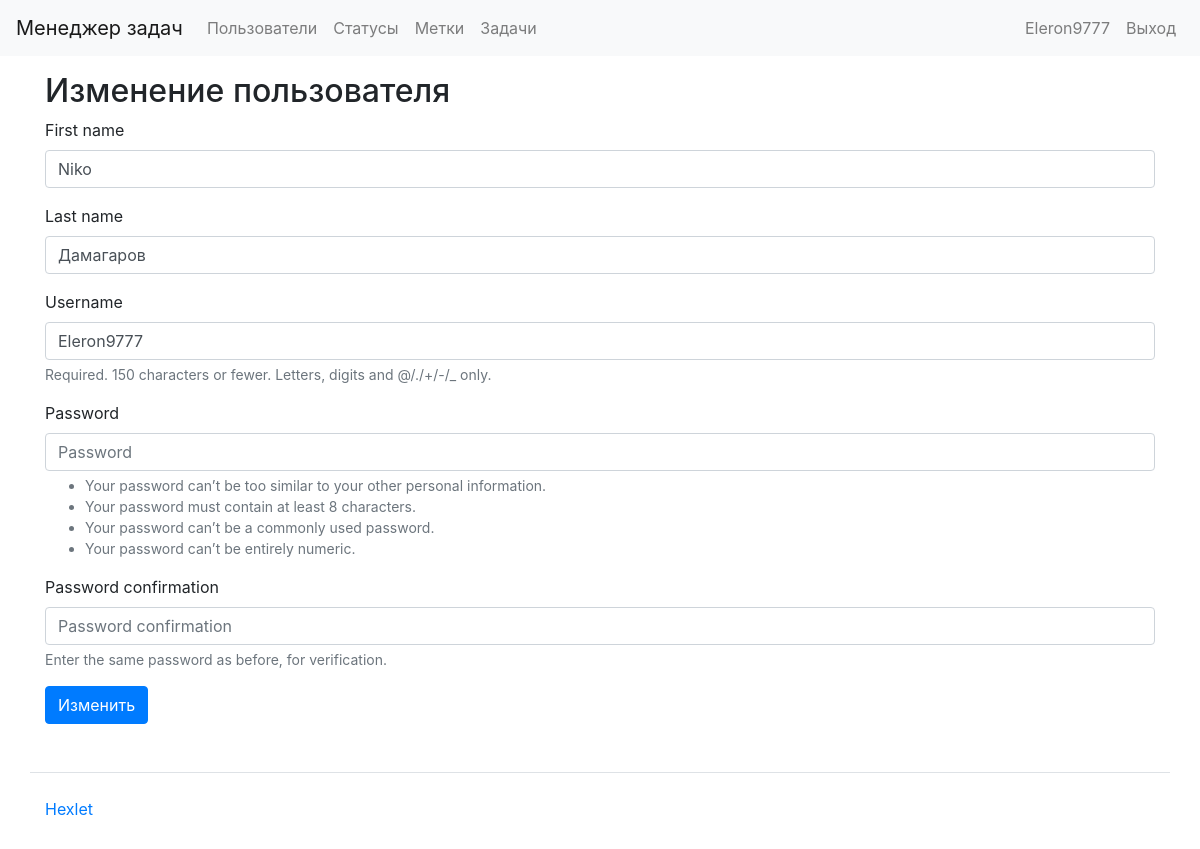
The app's page /users/1/update/ (signed in) with its own data.
### task_manager/users/models.py (models this page shows)
class User(AbstractUser):
    def get_absolute_url(self):
        return reverse('users:user_list')
    def __str__(self):
        return self.get_full_name()

### task_manager/users/views.py (the view)
# urls.py: path('<int:pk>/update/', views.UserUpdateFormView.as_view(), name='edit_user'),
class UserUpdateFormView(SuccessMessageMixin, LoginRequiredMixin, UserPermissionMixin, UpdateView):
    template_name = 'users/edit_user.html'
    model = get_user_model()
    form_class = UserEditForm
    success_message = 'Пользователь успешно изменен'
    permission_url = reverse_lazy('users:user_list')
    permission_message = 'У вас нет прав для изменения другого пользователя.'
    def get_context_data(self, **kwargs):
        context = super().get_context_data(**kwargs)
        context['user_form'] = self.get_form()
        return context

### task_manager/users/forms.py (shortened to what this page needs)
class UserEditForm(UserCreationForm):
    class Meta:
        model = get_user_model()
        fields = (
        'first_name', 'last_name', 'username', 'password1', 'password2')

### task_manager/users/mixins.py (called while the page is built)
    def dispatch(self, request, *args, **kwargs):
        self.object = self.get_object()
        if self.object != request.user:
            messages.error(request, self.permission_message)
            return redirect(self.permission_url)
        return super().dispatch(request, *args, **kwargs)

### task_manager/templates/users/edit_user.html (shortened to what this page needs)
{% extends 'base.html' %}
{% load i18n %}
{% load crispy_forms_tags %}
{% load bootstrap4 %}
{% block content %}
  <h2>{% trans "Modify User" %}</h2>
  <form method="post">
        {% bootstrap_form form %}
    <button type="submit" class="btn btn-primary">{% trans "Edit" %}</button>
  </form>
{% endblock %}

### task_manager/templates/header.html (shortened to what this page needs)
{% load i18n %}
<nav class="navbar navbar-expand-lg navbar-light bg-light mb-3">
  <a class="navbar-brand" href="/">{% block navbar_brand %}{% trans "Task Manager" %}{% endblock %}</a>
  <div class="collapse navbar-collapse" id="navbarToggleExternalContent">
    <ul class="navbar-nav mr-auto">
      <li class="nav-item">
        <a class="nav-link" href="/users/">{% block navlink1 %}{% trans "Users" %}{% endblock %}</a>
      </li>
      {% if user.is_authenticated %}
        <li class="nav-item">
          <a class="nav-link" href="/statuses/">{% trans "Statuses" %}</a>
        </li>
        <li class="nav-item">
          <a class="nav-link" href="/labels/">{% trans "Labels" %}</a>
        </li>
        <li class="nav-item">
          <a class="nav-link" href="/tasks/">{% trans "Tasks" %}</a>
        </li>
      {% endif %}
    </ul>
    <ul class="navbar-nav">
      {% if user.is_authenticated %}
        <li class="nav-item">
          <span class="navbar-text mr-2">{{ user.username }}</span>
        </li>
        <li class="nav-item">
          <a class="nav-link" href="{% url 'logout' %}">{% trans "Logout" %}</a>
        </li>
      {% endif %}
    </ul>
  </div>
</nav>

### records on screen
User: username "Eleron9777", first_name "Niko", last_name "Дамагаров"
